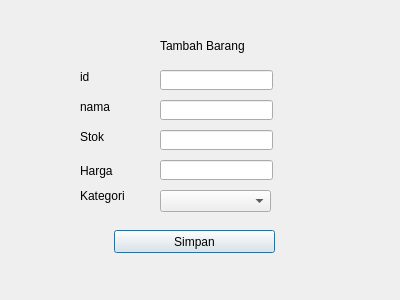
<?xml version="1.0" encoding="UTF-8"?>
<ui version="4.0">
 <class>Dialog</class>
 <widget class="QDialog" name="Dialog">
  <property name="geometry">
   <rect>
    <x>0</x>
    <y>0</y>
    <width>400</width>
    <height>300</height>
   </rect>
  </property>
  <property name="windowTitle">
   <string>Dialog</string>
  </property>
  <widget class="QLabel" name="label">
   <property name="geometry">
    <rect>
     <x>160</x>
     <y>30</y>
     <width>111</width>
     <height>31</height>
    </rect>
   </property>
   <property name="text">
    <string>Tambah Barang</string>
   </property>
  </widget>
  <widget class="QLabel" name="label_6">
   <property name="geometry">
    <rect>
     <x>80</x>
     <y>180</y>
     <width>81</width>
     <height>31</height>
    </rect>
   </property>
   <property name="text">
    <string>Kategori</string>
   </property>
  </widget>
  <widget class="QPushButton" name="pushButton">
   <property name="geometry">
    <rect>
     <x>114</x>
     <y>230</y>
     <width>161</width>
     <height>23</height>
    </rect>
   </property>
   <property name="text">
    <string>Simpan</string>
   </property>
  </widget>
  <widget class="QLineEdit" name="lineEdit">
   <property name="geometry">
    <rect>
     <x>160</x>
     <y>70</y>
     <width>113</width>
     <height>20</height>
    </rect>
   </property>
  </widget>
  <widget class="QLineEdit" name="lineEdit_3">
   <property name="geometry">
    <rect>
     <x>160</x>
     <y>130</y>
     <width>113</width>
     <height>20</height>
    </rect>
   </property>
  </widget>
  <widget class="QComboBox" name="comboBox">
   <property name="geometry">
    <rect>
     <x>160</x>
     <y>190</y>
     <width>111</width>
     <height>22</height>
    </rect>
   </property>
  </widget>
  <widget class="QLabel" name="label_3">
   <property name="geometry">
    <rect>
     <x>80</x>
     <y>100</y>
     <width>47</width>
     <height>14</height>
    </rect>
   </property>
   <property name="text">
    <string>nama</string>
   </property>
  </widget>
  <widget class="QLabel" name="label_2">
   <property name="geometry">
    <rect>
     <x>80</x>
     <y>70</y>
     <width>47</width>
     <height>14</height>
    </rect>
   </property>
   <property name="text">
    <string>id</string>
   </property>
  </widget>
  <widget class="QLineEdit" name="lineEdit_2">
   <property name="geometry">
    <rect>
     <x>160</x>
     <y>100</y>
     <width>113</width>
     <height>20</height>
    </rect>
   </property>
  </widget>
  <widget class="QLineEdit" name="lineEdit_4">
   <property name="geometry">
    <rect>
     <x>160</x>
     <y>160</y>
     <width>113</width>
     <height>20</height>
    </rect>
   </property>
  </widget>
  <widget class="QLabel" name="label_5">
   <property name="geometry">
    <rect>
     <x>80</x>
     <y>160</y>
     <width>47</width>
     <height>21</height>
    </rect>
   </property>
   <property name="text">
    <string>Harga</string>
   </property>
  </widget>
  <widget class="QLabel" name="label_4">
   <property name="geometry">
    <rect>
     <x>80</x>
     <y>130</y>
     <width>47</width>
     <height>14</height>
    </rect>
   </property>
   <property name="text">
    <string>Stok</string>
   </property>
  </widget>
 </widget>
 <resources/>
 <connections/>
</ui>
